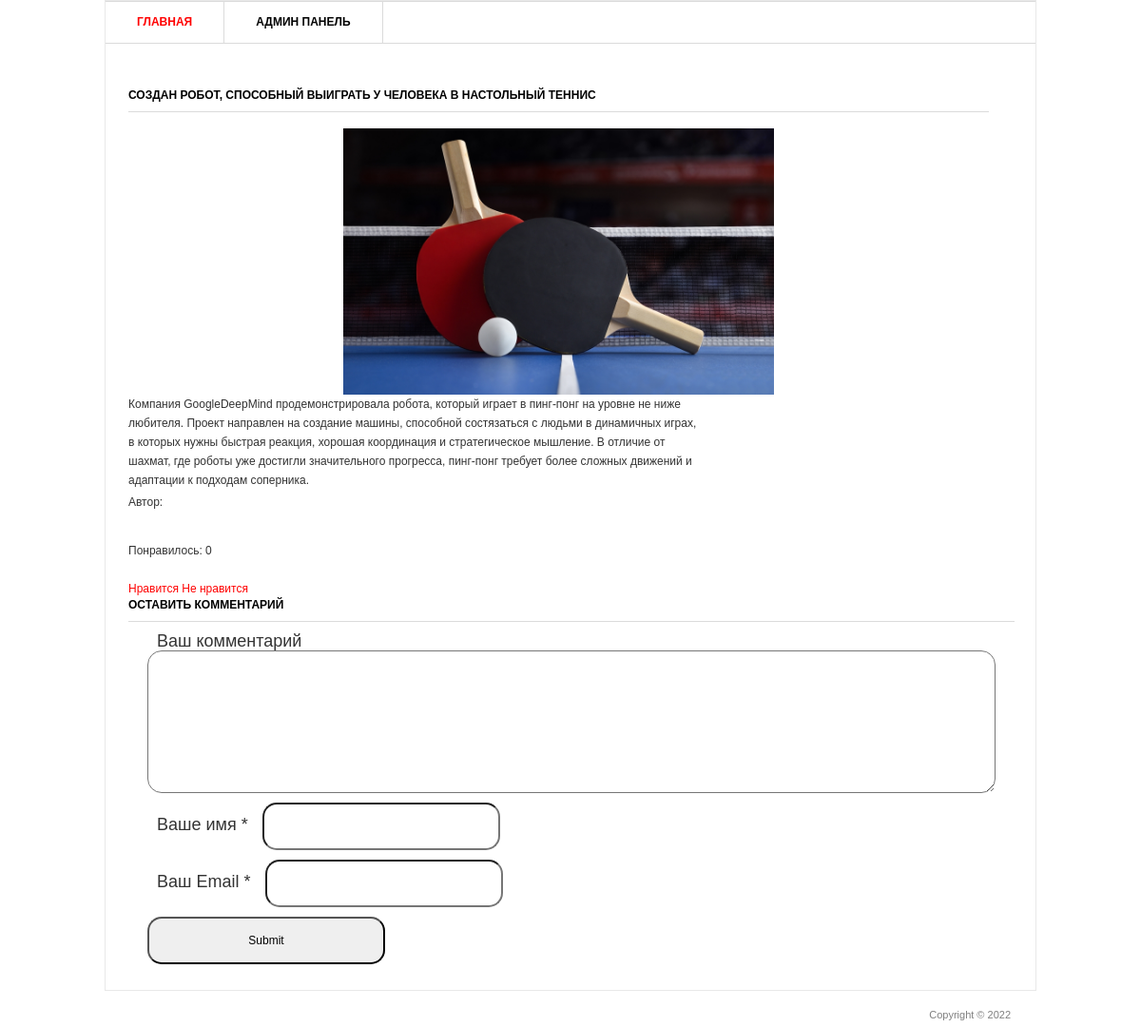
/1/, run on the app's committed database.
### blog/models.py (models this page shows, shortened)
class Post(models.Model):
    title = models.CharField('Заголовок записи', max_length=100)
    description = models.TextField('Текст записи')
    author = models.CharField('Имя автора', max_length=100, blank=True)
    date = models.DateField('Дата создания')
    img = models.ImageField('Изображение', upload_to='image/%Y')
    class Meta:
        verbose_name = 'Запись'
        verbose_name_plural = 'Записи'

### blog/views.py (the view)
# urls.py: path('<int:pk>/', views.PostDetail.as_view()),
class PostDetail(View):
    def get(self, request, pk):
        post = Post.objects.get(id=pk)
        return render(request, 'blog/blog_detail.html', {'post': post})

### templates/blog/blog_detail.html (shortened to what this page needs)
{% load static %}
<html >
<head>
   <link rel="stylesheet" href="{% static 'css/style.css' %}" type="text/css" media="all" />
</head>
<body>
<div class="shell">
	<div class="border">
		<div id="navigation">
			<ul>
			    <li><a href="/" class="active">Главная</a></li>
			    <li><a href="/admin">Админ панель</a></li>
			</ul>
		</div>
		<div id="main">
   			<div id="content" class="left">
      			<div class="projects">
         			<h3>{{ post.title }}</h3>
                  <p align="center">
                    <img src="{{ post.img.url }}" width="50%"/>
                  </p>
         			<div class="item">
						<div class="text left">
               				<p>{{ post.description }}</p>
               				<p>Автор:  {{ post.author }}</p>
            			</div>
         			</div>
     			 </div>
   			</div>
			<div>
				<br>
				<p>Понравилось: {{ post.likes_set.all.count }}</p>
				<br>
				<a href="{% url 'add_likes' post.id %}">Нравится</a>
				<a href="{% url 'del_likes' post.id %}">Не нравится</a>
			</div>
			<div class="form-comment">
				<h3>Оставить комментарий</h3>
				<div>
					<form action="{% url 'add_comments' post.id %}" method="post">
						<div>
							<label>Ваш комментарий</label>
							<textarea name="text_comments"></textarea>
						</div>
						<div>
							<label>Ваше имя *</label>
							<input type="text" name="name">
						</div>
						<div>
							<label>Ваш Email *</label>
							<input type="email" name="email">
						</div>
						<div><input type="submit"></div>
					</form>
				</div>
			</div>
		</div>
	</div>
	<div id="footer">
		<p class="copy right">Copyright &copy;  2022 </p>
	</div>
</div>
</body>
</html>

### static/css/style.css (style rules this page uses)
* { margin: 0; padding: 0; outline:0; }
body { font-size: 12px; line-height: 20px; font-family: Georgia, Arial, Helvetica, Sans-Serif; color: #333; background: url() repeat 0 0; }
a { color: #ff0000; text-decoration: none; cursor:pointer; }
input, textarea, select { font-family: Arial, Helvetica, sans-serif; font-size:12px; }
textarea { overflow:auto; }
.left, .alignleft { float: left; display: inline; }
.right, .alignright { float: right; display: inline; }
.shell { width: 980px; margin: 0 auto; }
.border { border: 1px solid #e8e8e8; background: #fff; position: relative; }
#navigation { height: 43px; border-top: 1px solid #dbdbdb; border-bottom: 1px solid #dbdbdb; }
#navigation ul { list-style: none; }
#navigation ul li { float: left; height: 43px; border-right: 1px solid #dbdbdb; font-size: 12px; line-height: 43px; font-weight: bold; text-transform: uppercase; }
#navigation ul li a { float: left; height: 43px; color: #000; padding: 0 33px; }
#navigation ul li a:hover, #navigation ul li a.active { color: #ff0000; text-decoration: none; }
#main { width: 932px; padding: 37px 24px 17px 24px; }
#main h3 { font-size: 12px; line-height: 15px; color: #000; text-transform: uppercase; border-bottom: 1px solid #dbdbdb; padding: 0 0 9px 0; }
#content { width: 905px; }
.projects { padding: 10px 0 0 0; }
.projects h3 { margin: 0 0 17px 0; }
.projects .item { margin: 0 0 28px 0; }
.projects .text { width: 600px; }
.projects .text p { padding: 0 0 3px 0; }
#footer { font-family: Arial, sans-serif; font-size: 11px; line-height: 14px; color: #7f7f7f; padding: 18px 27px 20px 38px; }
.form-comment { font-size: 18px; }
.form-comment label { margin: 10px 10px; }
.form-comment input { border-radius: 15px; padding: 15px; height: 50px; width: 250px; }
.form-comment textarea { border-radius: 15px; padding: 15px; height: 150px; width: 100%; resize: vertical; }
.form-comment div { margin: 10px; }

### data on the page
Post: title "СОЗДАН РОБОТ, СПОСОБНЫЙ ВЫИГРАТЬ У ЧЕЛОВЕКА В НАСТОЛЬНЫЙ ТЕННИС", img (picture), description "Компания GoogleDeepMind продемонстрировала робота, который играет в пинг-понг на уровне не ниже любителя. Проект направлен на создание машины, способной состязаться с людьми в динамичных играх, в которых нужны быстрая реакция, хорошая координация и стратегическое мышление. В отличие от шахмат, где роботы уже достигли значительного прогресса, пинг-понг требует более сложных движений и адаптации к подходам соперника.", likes_set.all.count "0"
